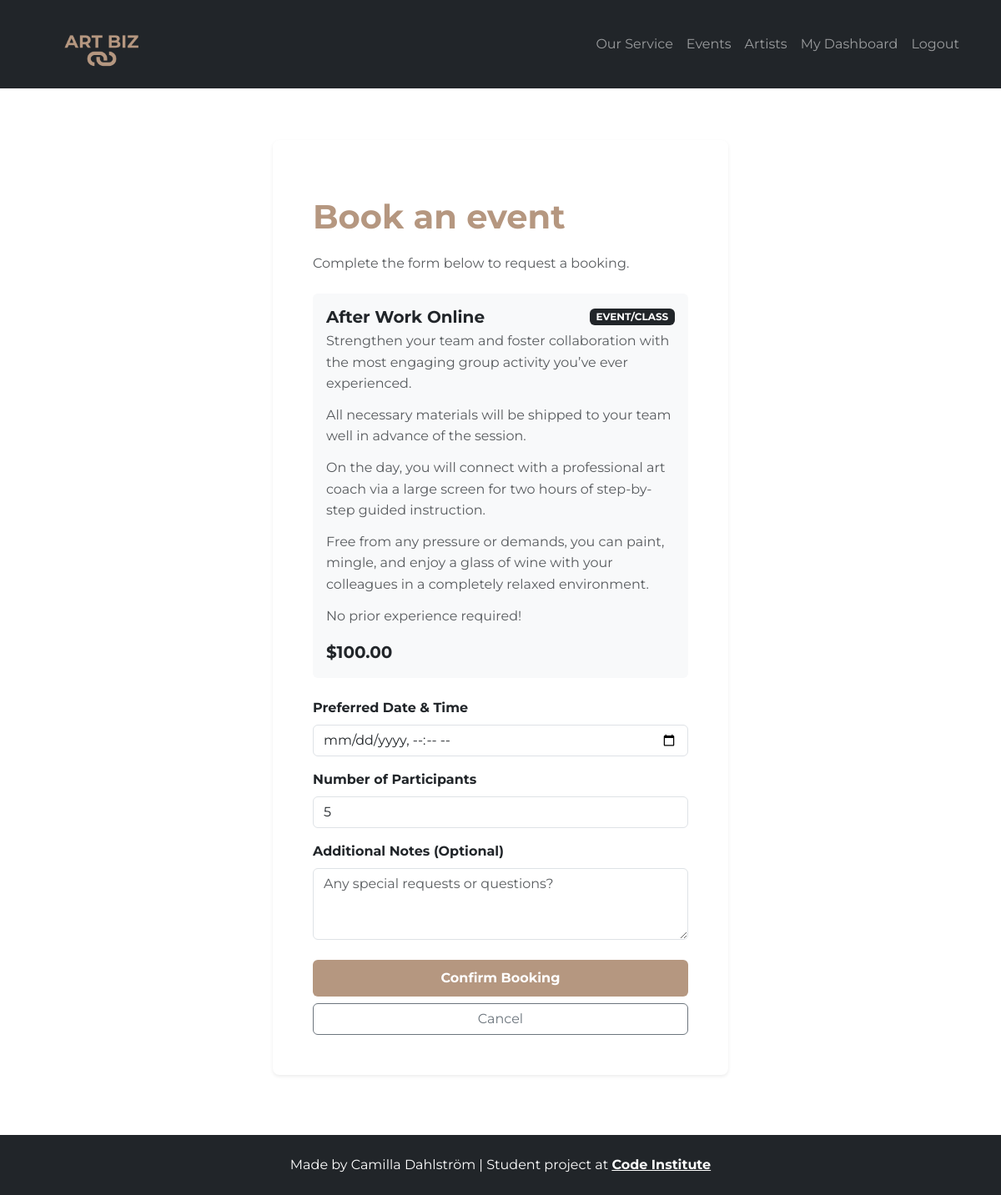
/book/1/ (signed in), run on an earlier commit of the app's database.
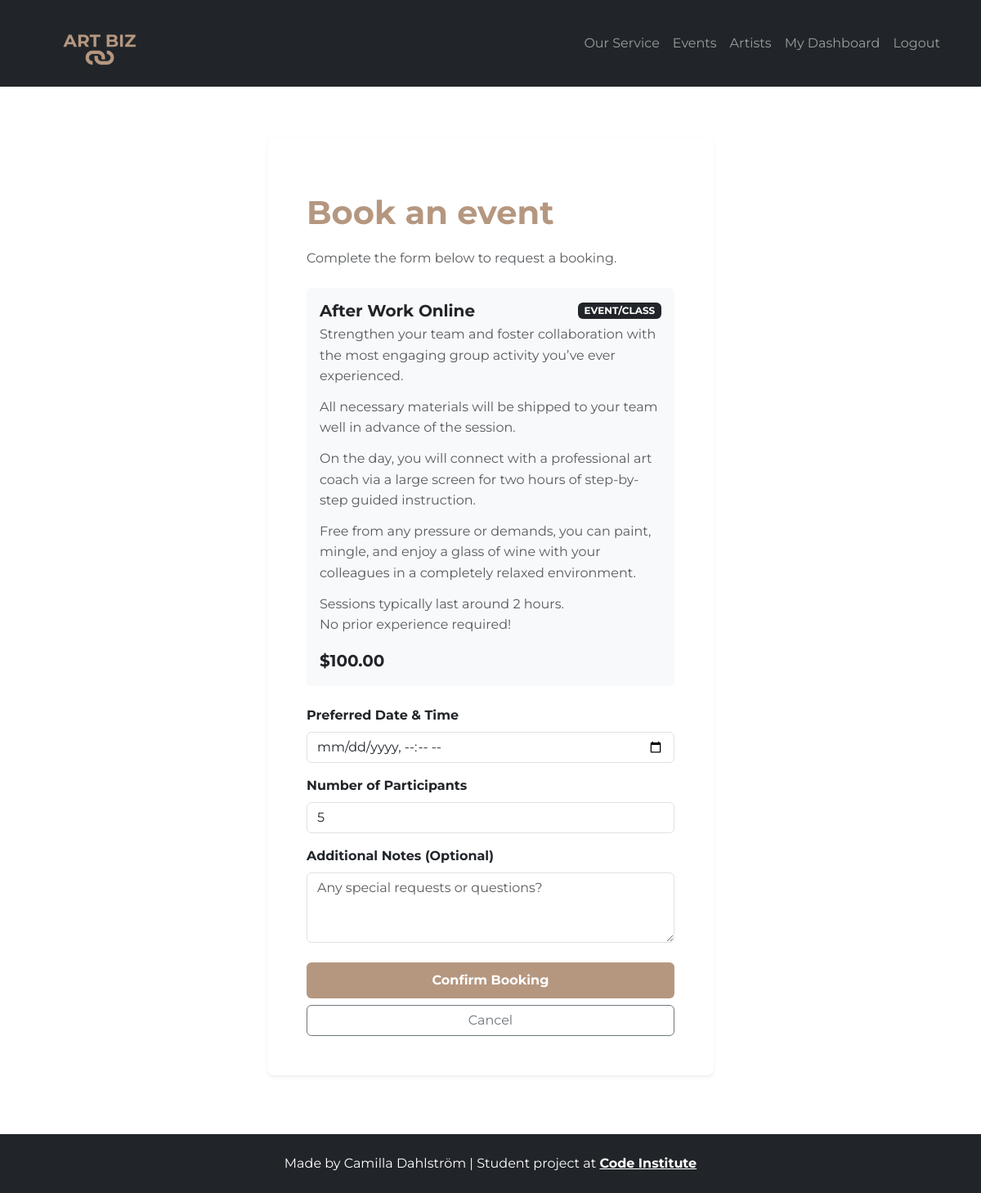
And on a later commit of the database.
### bookings/models.py (models this page shows, shortened)
class Service(models.Model):
    SERVICE_TYPES = [
        ('event', 'Event/Class'),
        ('consulting', 'Consulting'),
        ('subscription', 'Subscription'),
    ]
    title = models.CharField(max_length=200)
    description = models.TextField()
    price = models.DecimalField(max_digits=8, decimal_places=2)
    service_type = models.CharField(max_length=20, choices=SERVICE_TYPES, default='event')
    image_url = models.URLField(max_length=1024, blank=True, null=True)

### bookings/views.py (the view)
# urls.py: path('book/<int:service_id>/', book_service, name='book_service'),
@login_required
def book_service(request, service_id):
    service = get_object_or_404(Service, id=service_id)
    if request.method == 'POST':
        form = BookingForm(request.POST)
        if form.is_valid():
            booking = form.save(commit=False)
            booking.user = request.user
            booking.service = service
            booking.save()
            messages.success(request, f'Thank you! Your booking request for "{service.title}" has been received.')
            return redirect('dashboard')
    else:
        form = BookingForm()
    context = {
        'form': form,
        'service': service,
    }
    return render(request, 'book_service.html', context)

### bookings/forms.py (shortened to what this page needs)
class BookingForm(forms.ModelForm):
    class Meta:
        model = Booking
        fields = ['booking_date', 'number_of_participants', 'notes']
        widgets = {
            'booking_date': forms.DateTimeInput(
                attrs={
                    'type': 'datetime-local',
                    'class': 'form-control',
                }
            ),
            'number_of_participants': forms.NumberInput(
                attrs={
                    'class': 'form-control',
                    'min': 1,
                }
            ),
            'notes': forms.Textarea(
                attrs={
                    'class': 'form-control',
                    'rows': 3,
                    'placeholder': 'Any special requests or questions?',
                }
            ),
        }
        labels = {
            'booking_date': 'Preferred Date & Time',
            'number_of_participants': 'Number of Participants',
            'notes': 'Additional Notes (Optional)',
        }

### bookings/templates/book_service.html (shortened to what this page needs)
{% extends 'base.html' %}
{% load static %}
{% block content %}
<div class="container my-5 py-4">
    <div class="row justify-content-center">
        <div class="col-md-8 col-lg-6">
            <div class="card shadow-sm border-0 rounded-3">
                <div class="card-body p-4 p-md-5">
                    <h1 class="display-6 fw-bold page-title">Book an event</h1>
                    <p class="text-muted mb-4">Complete the form below to request a booking.</p>
                    <div class="p-3 mb-4 bg-light rounded">
                        <div class="d-flex justify-content-between align-items-center mb-1">
                            <h2 class="h5 fw-bold mb-0">{{ service.title }}</h2>
                            <span class="badge bg-dark text-uppercase">{{ service.get_service_type_display }}</span>
                        </div>
                        <div class="service-description text-muted mb-3">
                            {{ service.description|linebreaks }}
                        </div>
                        <p class="price-tag mb-0">${{ service.price }}</p>
                    </div>
                    <form method="POST">
                        {% for field in form %}
                        <div class="mb-3">
                            <label for="{{ field.id_for_label }}" class="form-label fw-bold">
                                {{ field.label }}
                            </label>
                            {{ field }}
                        </div>
                        {% endfor %}
                        <div class="d-grid gap-2 mt-4">
                            <button type="submit" class="btn btn-artbiz">Confirm Booking</button>
                            <a href="{% url 'events' %}" class="btn btn-outline-secondary">Cancel</a>
                        </div>
                    </form>
                </div>
            </div>
        </div>
    </div>
</div>
{% endblock %}

### templates/base.html (shortened to what this page needs)
{% load static %}
<!DOCTYPE html>
<html lang="en">
<head>
    <link href="https://cdn.jsdelivr.net/npm/bootstrap@5.3.0/dist/css/bootstrap.min.css" rel="stylesheet">
    <link rel="stylesheet" href="{% static 'css/style.css' %}">
</head>
<body class="d-flex flex-column min-vh-100">
    <header>
        <nav class="navbar navbar-expand-lg navbar-dark bg-dark fixed-top">
            <div class="container">
                <a class="navbar-brand" href="{% url 'home' %}">
                    <img src="{% static 'images/ArtBizLogo.png' %}" alt="ArtBiz Logo" class="navbar-logo">
                </a>
                <div class="collapse navbar-collapse" id="navbarNav">
                    <ul class="navbar-nav ms-auto">
                        <li class="nav-item"><a class="nav-link" href="{% url 'services' %}">Our Service</a></li>
                        <li class="nav-item"><a class="nav-link" href="{% url 'events' %}">Events</a></li>
                        <li class="nav-item"><a class="nav-link" href="{% url 'artist_list' %}">Artists</a></li>
                        {% if user.is_authenticated %}
                            <li class="nav-item">
                                <a class="nav-link" href="{% url 'dashboard' %}">My Dashboard</a>
                            </li>
                            <li class="nav-item">
                                <a class="nav-link" href="{% url 'account_logout' %}">Logout</a>
                            </li>
                        {% endif %}
                    </ul>
                </div>
            </div>
        </nav>
    </header>
    <main class="flex-grow-1">
        {% block content %}
        {% endblock %}
    </main>
    <footer class="footer bg-dark text-white text-center py-4 w-100">
        <div class="container">
            <p class="mb-0">Made by Camilla Dahlström | Student project at <a href="https://codeinstitute.net/se/" target="_blank" rel="noopener" aria-label="Visit Code Institute" class="text-white fw-bold">Code Institute</a></p>
        </div>
    </footer>
</body>
</html>

### static/css/style.css (style rules this page uses)
body { padding-top: 96px; overflow-x: hidden; font-family: 'Montserrat', sans-serif; }
.navbar { position: fixed; top: 0; left: 0; width: 100%; z-index: 1000; }
.navbar-logo { height: 80px; width: auto; }
.page-title { color: #b59780; margin-bottom: 20px; padding-top: 20px; }
.price-tag { font-size: 20px; font-weight: bold; color: #212529; }
.service-description p { margin-bottom: 0.75rem; line-height: 1.6; }
.service-description p:last-child { margin-bottom: 0; }
.btn-artbiz { background-color: #b59780; color: #ffffff; font-weight: bold; transition: background-color 0.2s; border: none; width: 100%; padding: 10px; margin-top: auto; }

What changed in the data, as far as the page shows it:
changed Service "After Work Online": description "…a completely relaxed environment. No prior experience required!" → "…a completely relaxed environment. Sessions typically last around 2 hours. No prior experience required!"
